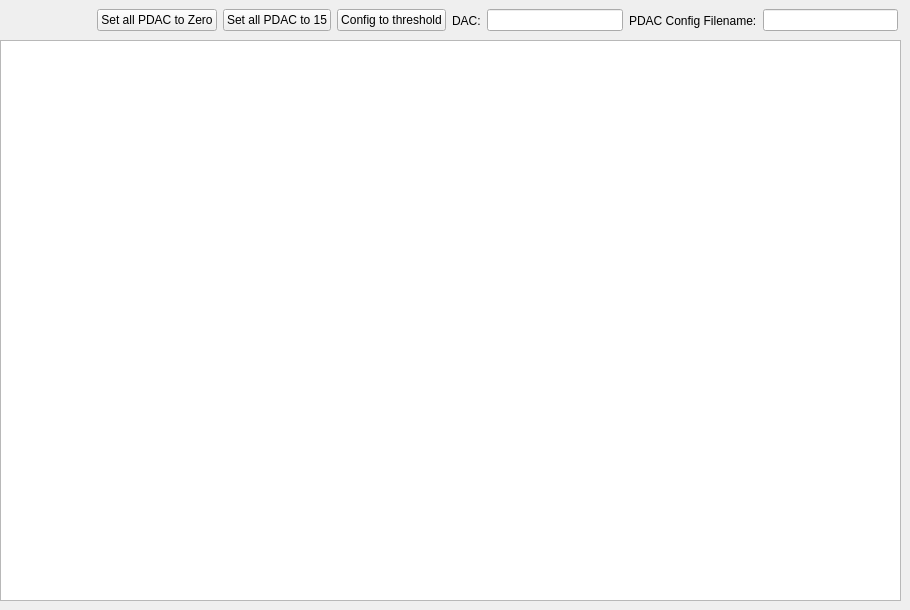
      <widget class="QWidget" name="tab_5">
       <attribute name="title">
        <string>PDAC</string>
       </attribute>
       <widget class="QTableWidget" name="tableWidget_p3pdactest">
        <property name="geometry">
         <rect>
          <x>0</x>
          <y>40</y>
          <width>901</width>
          <height>561</height>
         </rect>
        </property>
       </widget>
       <widget class="QWidget" name="horizontalLayoutWidget_4">
        <property name="geometry">
         <rect>
          <x>97</x>
          <y>0</y>
          <width>801</width>
          <height>41</height>
         </rect>
        </property>
        <layout class="QHBoxLayout" name="horizontalLayout_6">
         <item>
          <widget class="QPushButton" name="pushButton_p3pdacsetalltozero">
           <property name="text">
            <string>Set all PDAC to Zero</string>
           </property>
          </widget>
         </item>
         <item>
          <widget class="QPushButton" name="pushButton_p3pdacsetallto15">
           <property name="text">
            <string>Set all PDAC to 15</string>
           </property>
          </widget>
         </item>
         <item>
          <widget class="QPushButton" name="pushButton_p3configtothreshold">
           <property name="text">
            <string>Config to threshold</string>
           </property>
          </widget>
         </item>
         <item>
          <widget class="QLabel" name="label_56">
           <property name="text">
            <string>DAC:</string>
           </property>
          </widget>
         </item>
         <item>
          <widget class="QLineEdit" name="lineEdit_p3configtothresholdthreshold">
           <property name="minimumSize">
            <size>
             <width>100</width>
             <height>0</height>
            </size>
           </property>
          </widget>
         </item>
         <item>
          <widget class="QLabel" name="label_57">
           <property name="text">
            <string>PDAC Config Filename:</string>
           </property>
          </widget>
         </item>
         <item>
          <widget class="QLineEdit" name="lineEdit_p3configtothresholdfilename">
           <property name="minimumSize">
            <size>
             <width>100</width>
             <height>0</height>
            </size>
           </property>
          </widget>
         </item>
        </layout>
       </widget>
      </widget>
